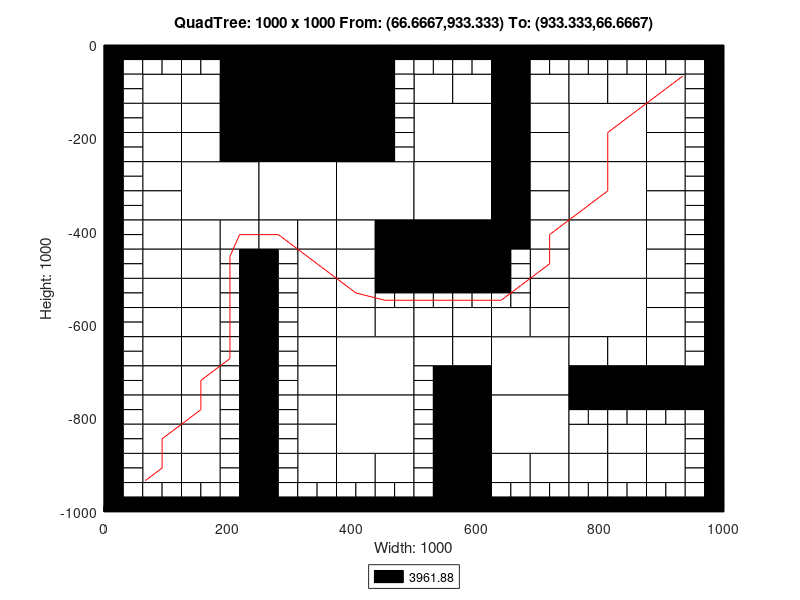

Here is the MATLAB script that generated this plot:
axis([0 1000 -1000 0]);
title('QuadTree: 1000 x 1000 From: (66.6667,933.333) To: (933.333,66.6667)');
xlabel('Width: 1000');
ylabel('Height: 1000');
rectangle('Position',[250 -125 125 125], 'FaceColor',[0 0 0]);
rectangle('Position',[250 -250 125 125], 'FaceColor',[0 0 0]);
rectangle('Position',[125 -375 125 125], 'FaceColor',[1 1 1]);
rectangle('Position',[250 -375 125 125], 'FaceColor',[1 1 1]);
rectangle('Position',[375 -375 125 125], 'FaceColor',[1 1 1]);
rectangle('Position',[500 -250 125 125], 'FaceColor',[1 1 1]);
rectangle('Position',[750 -250 125 125], 'FaceColor',[1 1 1]);
rectangle('Position',[500 -375 125 125], 'FaceColor',[1 1 1]);
rectangle('Position',[500 -500 125 125], 'FaceColor',[0 0 0]);
rectangle('Position',[750 -375 125 125], 'FaceColor',[1 1 1]);
rectangle('Position',[750 -500 125 125], 'FaceColor',[1 1 1]);
rectangle('Position',[375 -750 125 125], 'FaceColor',[1 1 1]);
rectangle('Position',[375 -875 125 125], 'FaceColor',[1 1 1]);
rectangle('Position',[625 -750 125 125], 'FaceColor',[1 1 1]);
rectangle('Position',[750 -625 125 125], 'FaceColor',[1 1 1]);
rectangle('Position',[625 -875 125 125], 'FaceColor',[1 1 1]);
rectangle('Position',[62.5 -125 62.5 62.5], 'FaceColor',[1 1 1]);
rectangle('Position',[187.5 -62.5 62.5 62.5], 'FaceColor',[0 0 0]);
rectangle('Position',[125 -125 62.5 62.5], 'FaceColor',[1 1 1]);
rectangle('Position',[187.5 -125 62.5 62.5], 'FaceColor',[0 0 0]);
rectangle('Position',[62.5 -187.5 62.5 62.5], 'FaceColor',[1 1 1]);
rectangle('Position',[62.5 -250 62.5 62.5], 'FaceColor',[1 1 1]);
rectangle('Position',[125 -187.5 62.5 62.5], 'FaceColor',[1 1 1]);
rectangle('Position',[187.5 -187.5 62.5 62.5], 'FaceColor',[0 0 0]);
rectangle('Position',[125 -250 62.5 62.5], 'FaceColor',[1 1 1]);
rectangle('Position',[187.5 -250 62.5 62.5], 'FaceColor',[0 0 0]);
rectangle('Position',[375 -62.5 62.5 62.5], 'FaceColor',[0 0 0]);
rectangle('Position',[375 -125 62.5 62.5], 'FaceColor',[0 0 0]);
rectangle('Position',[375 -187.5 62.5 62.5], 'FaceColor',[0 0 0]);
rectangle('Position',[375 -250 62.5 62.5], 'FaceColor',[0 0 0]);
rectangle('Position',[62.5 -312.5 62.5 62.5], 'FaceColor',[1 1 1]);
rectangle('Position',[62.5 -375 62.5 62.5], 'FaceColor',[1 1 1]);
rectangle('Position',[62.5 -437.5 62.5 62.5], 'FaceColor',[1 1 1]);
rectangle('Position',[62.5 -500 62.5 62.5], 'FaceColor',[1 1 1]);
rectangle('Position',[125 -437.5 62.5 62.5], 'FaceColor',[1 1 1]);
rectangle('Position',[187.5 -437.5 62.5 62.5], 'FaceColor',[1 1 1]);
rectangle('Position',[125 -500 62.5 62.5], 'FaceColor',[1 1 1]);
rectangle('Position',[250 -437.5 62.5 62.5], 'FaceColor',[1 1 1]);
rectangle('Position',[312.5 -437.5 62.5 62.5], 'FaceColor',[1 1 1]);
rectangle('Position',[312.5 -500 62.5 62.5], 'FaceColor',[1 1 1]);
rectangle('Position',[375 -437.5 62.5 62.5], 'FaceColor',[1 1 1]);
rectangle('Position',[437.5 -437.5 62.5 62.5], 'FaceColor',[0 0 0]);
rectangle('Position',[375 -500 62.5 62.5], 'FaceColor',[1 1 1]);
rectangle('Position',[437.5 -500 62.5 62.5], 'FaceColor',[0 0 0]);
rectangle('Position',[500 -125 62.5 62.5], 'FaceColor',[1 1 1]);
rectangle('Position',[562.5 -125 62.5 62.5], 'FaceColor',[1 1 1]);
rectangle('Position',[625 -62.5 62.5 62.5], 'FaceColor',[0 0 0]);
rectangle('Position',[625 -125 62.5 62.5], 'FaceColor',[0 0 0]);
rectangle('Position',[687.5 -125 62.5 62.5], 'FaceColor',[1 1 1]);
rectangle('Position',[625 -187.5 62.5 62.5], 'FaceColor',[0 0 0]);
rectangle('Position',[687.5 -187.5 62.5 62.5], 'FaceColor',[1 1 1]);
rectangle('Position',[625 -250 62.5 62.5], 'FaceColor',[0 0 0]);
rectangle('Position',[687.5 -250 62.5 62.5], 'FaceColor',[1 1 1]);
rectangle('Position',[750 -125 62.5 62.5], 'FaceColor',[1 1 1]);
rectangle('Position',[812.5 -125 62.5 62.5], 'FaceColor',[1 1 1]);
rectangle('Position',[875 -125 62.5 62.5], 'FaceColor',[1 1 1]);
rectangle('Position',[875 -187.5 62.5 62.5], 'FaceColor',[1 1 1]);
rectangle('Position',[875 -250 62.5 62.5], 'FaceColor',[1 1 1]);
rectangle('Position',[625 -312.5 62.5 62.5], 'FaceColor',[0 0 0]);
rectangle('Position',[687.5 -312.5 62.5 62.5], 'FaceColor',[1 1 1]);
rectangle('Position',[625 -375 62.5 62.5], 'FaceColor',[0 0 0]);
rectangle('Position',[687.5 -375 62.5 62.5], 'FaceColor',[1 1 1]);
rectangle('Position',[625 -437.5 62.5 62.5], 'FaceColor',[0 0 0]);
rectangle('Position',[687.5 -437.5 62.5 62.5], 'FaceColor',[1 1 1]);
rectangle('Position',[687.5 -500 62.5 62.5], 'FaceColor',[1 1 1]);
rectangle('Position',[875 -312.5 62.5 62.5], 'FaceColor',[1 1 1]);
rectangle('Position',[875 -375 62.5 62.5], 'FaceColor',[1 1 1]);
rectangle('Position',[875 -437.5 62.5 62.5], 'FaceColor',[1 1 1]);
rectangle('Position',[875 -500 62.5 62.5], 'FaceColor',[1 1 1]);
rectangle('Position',[62.5 -562.5 62.5 62.5], 'FaceColor',[1 1 1]);
rectangle('Position',[62.5 -625 62.5 62.5], 'FaceColor',[1 1 1]);
rectangle('Position',[125 -562.5 62.5 62.5], 'FaceColor',[1 1 1]);
rectangle('Position',[125 -625 62.5 62.5], 'FaceColor',[1 1 1]);
rectangle('Position',[62.5 -687.5 62.5 62.5], 'FaceColor',[1 1 1]);
rectangle('Position',[62.5 -750 62.5 62.5], 'FaceColor',[1 1 1]);
rectangle('Position',[125 -687.5 62.5 62.5], 'FaceColor',[1 1 1]);
rectangle('Position',[125 -750 62.5 62.5], 'FaceColor',[1 1 1]);
rectangle('Position',[312.5 -562.5 62.5 62.5], 'FaceColor',[1 1 1]);
rectangle('Position',[312.5 -625 62.5 62.5], 'FaceColor',[1 1 1]);
rectangle('Position',[375 -562.5 62.5 62.5], 'FaceColor',[1 1 1]);
rectangle('Position',[375 -625 62.5 62.5], 'FaceColor',[1 1 1]);
rectangle('Position',[437.5 -625 62.5 62.5], 'FaceColor',[1 1 1]);
rectangle('Position',[312.5 -687.5 62.5 62.5], 'FaceColor',[1 1 1]);
rectangle('Position',[312.5 -750 62.5 62.5], 'FaceColor',[1 1 1]);
rectangle('Position',[62.5 -812.5 62.5 62.5], 'FaceColor',[1 1 1]);
rectangle('Position',[62.5 -875 62.5 62.5], 'FaceColor',[1 1 1]);
rectangle('Position',[125 -812.5 62.5 62.5], 'FaceColor',[1 1 1]);
rectangle('Position',[125 -875 62.5 62.5], 'FaceColor',[1 1 1]);
rectangle('Position',[62.5 -937.5 62.5 62.5], 'FaceColor',[1 1 1]);
rectangle('Position',[125 -937.5 62.5 62.5], 'FaceColor',[1 1 1]);
rectangle('Position',[312.5 -812.5 62.5 62.5], 'FaceColor',[1 1 1]);
rectangle('Position',[312.5 -875 62.5 62.5], 'FaceColor',[1 1 1]);
rectangle('Position',[312.5 -937.5 62.5 62.5], 'FaceColor',[1 1 1]);
rectangle('Position',[375 -937.5 62.5 62.5], 'FaceColor',[1 1 1]);
rectangle('Position',[437.5 -937.5 62.5 62.5], 'FaceColor',[1 1 1]);
rectangle('Position',[500 -625 62.5 62.5], 'FaceColor',[1 1 1]);
rectangle('Position',[562.5 -625 62.5 62.5], 'FaceColor',[1 1 1]);
rectangle('Position',[687.5 -562.5 62.5 62.5], 'FaceColor',[1 1 1]);
rectangle('Position',[625 -625 62.5 62.5], 'FaceColor',[1 1 1]);
rectangle('Position',[687.5 -625 62.5 62.5], 'FaceColor',[1 1 1]);
rectangle('Position',[500 -687.5 62.5 62.5], 'FaceColor',[1 1 1]);
rectangle('Position',[562.5 -687.5 62.5 62.5], 'FaceColor',[1 1 1]);
rectangle('Position',[562.5 -750 62.5 62.5], 'FaceColor',[0 0 0]);
rectangle('Position',[875 -562.5 62.5 62.5], 'FaceColor',[1 1 1]);
rectangle('Position',[875 -625 62.5 62.5], 'FaceColor',[1 1 1]);
rectangle('Position',[750 -687.5 62.5 62.5], 'FaceColor',[1 1 1]);
rectangle('Position',[812.5 -687.5 62.5 62.5], 'FaceColor',[1 1 1]);
rectangle('Position',[750 -750 62.5 62.5], 'FaceColor',[0 0 0]);
rectangle('Position',[812.5 -750 62.5 62.5], 'FaceColor',[0 0 0]);
rectangle('Position',[875 -687.5 62.5 62.5], 'FaceColor',[1 1 1]);
rectangle('Position',[875 -750 62.5 62.5], 'FaceColor',[0 0 0]);
rectangle('Position',[937.5 -750 62.5 62.5], 'FaceColor',[0 0 0]);
rectangle('Position',[562.5 -812.5 62.5 62.5], 'FaceColor',[0 0 0]);
rectangle('Position',[562.5 -875 62.5 62.5], 'FaceColor',[0 0 0]);
rectangle('Position',[562.5 -937.5 62.5 62.5], 'FaceColor',[0 0 0]);
rectangle('Position',[562.5 -1000 62.5 62.5], 'FaceColor',[0 0 0]);
rectangle('Position',[625 -937.5 62.5 62.5], 'FaceColor',[1 1 1]);
rectangle('Position',[687.5 -937.5 62.5 62.5], 'FaceColor',[1 1 1]);
rectangle('Position',[750 -875 62.5 62.5], 'FaceColor',[1 1 1]);
rectangle('Position',[812.5 -875 62.5 62.5], 'FaceColor',[1 1 1]);
rectangle('Position',[875 -875 62.5 62.5], 'FaceColor',[1 1 1]);
rectangle('Position',[750 -937.5 62.5 62.5], 'FaceColor',[1 1 1]);
rectangle('Position',[812.5 -937.5 62.5 62.5], 'FaceColor',[1 1 1]);
rectangle('Position',[875 -937.5 62.5 62.5], 'FaceColor',[1 1 1]);
rectangle('Position',[0 -31.25 31.25 31.25], 'FaceColor',[0 0 0]);
rectangle('Position',[31.25 -31.25 31.25 31.25], 'FaceColor',[0 0 0]);
rectangle('Position',[0 -62.5 31.25 31.25], 'FaceColor',[0 0 0]);
rectangle('Position',[31.25 -62.5 31.25 31.25], 'FaceColor',[1 1 1]);
rectangle('Position',[62.5 -31.25 31.25 31.25], 'FaceColor',[0 0 0]);
rectangle('Position',[93.75 -31.25 31.25 31.25], 'FaceColor',[0 0 0]);
rectangle('Position',[62.5 -62.5 31.25 31.25], 'FaceColor',[1 1 1]);
rectangle('Position',[93.75 -62.5 31.25 31.25], 'FaceColor',[1 1 1]);
rectangle('Position',[0 -93.75 31.25 31.25], 'FaceColor',[0 0 0]);
rectangle('Position',[31.25 -93.75 31.25 31.25], 'FaceColor',[1 1 1]);
rectangle('Position',[0 -125 31.25 31.25], 'FaceColor',[0 0 0]);
rectangle('Position',[31.25 -125 31.25 31.25], 'FaceColor',[1 1 1]);
rectangle('Position',[125 -31.25 31.25 31.25], 'FaceColor',[0 0 0]);
rectangle('Position',[156.25 -31.25 31.25 31.25], 'FaceColor',[0 0 0]);
rectangle('Position',[125 -62.5 31.25 31.25], 'FaceColor',[1 1 1]);
rectangle('Position',[156.25 -62.5 31.25 31.25], 'FaceColor',[1 1 1]);
rectangle('Position',[0 -156.25 31.25 31.25], 'FaceColor',[0 0 0]);
rectangle('Position',[31.25 -156.25 31.25 31.25], 'FaceColor',[1 1 1]);
rectangle('Position',[0 -187.5 31.25 31.25], 'FaceColor',[0 0 0]);
rectangle('Position',[31.25 -187.5 31.25 31.25], 'FaceColor',[1 1 1]);
rectangle('Position',[0 -218.75 31.25 31.25], 'FaceColor',[0 0 0]);
rectangle('Position',[31.25 -218.75 31.25 31.25], 'FaceColor',[1 1 1]);
rectangle('Position',[0 -250 31.25 31.25], 'FaceColor',[0 0 0]);
rectangle('Position',[31.25 -250 31.25 31.25], 'FaceColor',[1 1 1]);
rectangle('Position',[437.5 -31.25 31.25 31.25], 'FaceColor',[0 0 0]);
rectangle('Position',[468.75 -31.25 31.25 31.25], 'FaceColor',[0 0 0]);
rectangle('Position',[437.5 -62.5 31.25 31.25], 'FaceColor',[0 0 0]);
rectangle('Position',[468.75 -62.5 31.25 31.25], 'FaceColor',[1 1 1]);
rectangle('Position',[437.5 -93.75 31.25 31.25], 'FaceColor',[0 0 0]);
rectangle('Position',[468.75 -93.75 31.25 31.25], 'FaceColor',[1 1 1]);
rectangle('Position',[437.5 -125 31.25 31.25], 'FaceColor',[0 0 0]);
rectangle('Position',[468.75 -125 31.25 31.25], 'FaceColor',[1 1 1]);
rectangle('Position',[437.5 -156.25 31.25 31.25], 'FaceColor',[0 0 0]);
rectangle('Position',[468.75 -156.25 31.25 31.25], 'FaceColor',[1 1 1]);
rectangle('Position',[437.5 -187.5 31.25 31.25], 'FaceColor',[0 0 0]);
rectangle('Position',[468.75 -187.5 31.25 31.25], 'FaceColor',[1 1 1]);
rectangle('Position',[437.5 -218.75 31.25 31.25], 'FaceColor',[0 0 0]);
rectangle('Position',[468.75 -218.75 31.25 31.25], 'FaceColor',[1 1 1]);
rectangle('Position',[437.5 -250 31.25 31.25], 'FaceColor',[0 0 0]);
rectangle('Position',[468.75 -250 31.25 31.25], 'FaceColor',[1 1 1]);
rectangle('Position',[0 -281.25 31.25 31.25], 'FaceColor',[0 0 0]);
rectangle('Position',[31.25 -281.25 31.25 31.25], 'FaceColor',[1 1 1]);
rectangle('Position',[0 -312.5 31.25 31.25], 'FaceColor',[0 0 0]);
rectangle('Position',[31.25 -312.5 31.25 31.25], 'FaceColor',[1 1 1]);
rectangle('Position',[0 -343.75 31.25 31.25], 'FaceColor',[0 0 0]);
rectangle('Position',[31.25 -343.75 31.25 31.25], 'FaceColor',[1 1 1]);
rectangle('Position',[0 -375 31.25 31.25], 'FaceColor',[0 0 0]);
rectangle('Position',[31.25 -375 31.25 31.25], 'FaceColor',[1 1 1]);
rectangle('Position',[0 -406.25 31.25 31.25], 'FaceColor',[0 0 0]);
rectangle('Position',[31.25 -406.25 31.25 31.25], 'FaceColor',[1 1 1]);
rectangle('Position',[0 -437.5 31.25 31.25], 'FaceColor',[0 0 0]);
rectangle('Position',[31.25 -437.5 31.25 31.25], 'FaceColor',[1 1 1]);
rectangle('Position',[0 -468.75 31.25 31.25], 'FaceColor',[0 0 0]);
rectangle('Position',[31.25 -468.75 31.25 31.25], 'FaceColor',[1 1 1]);
rectangle('Position',[0 -500 31.25 31.25], 'FaceColor',[0 0 0]);
rectangle('Position',[31.25 -500 31.25 31.25], 'FaceColor',[1 1 1]);
rectangle('Position',[187.5 -468.75 31.25 31.25], 'FaceColor',[1 1 1]);
rectangle('Position',[218.75 -468.75 31.25 31.25], 'FaceColor',[0 0 0]);
rectangle('Position',[187.5 -500 31.25 31.25], 'FaceColor',[1 1 1]);
rectangle('Position',[218.75 -500 31.25 31.25], 'FaceColor',[0 0 0]);
rectangle('Position',[250 -468.75 31.25 31.25], 'FaceColor',[0 0 0]);
rectangle('Position',[281.25 -468.75 31.25 31.25], 'FaceColor',[1 1 1]);
rectangle('Position',[250 -500 31.25 31.25], 'FaceColor',[0 0 0]);
rectangle('Position',[281.25 -500 31.25 31.25], 'FaceColor',[1 1 1]);
rectangle('Position',[500 -31.25 31.25 31.25], 'FaceColor',[0 0 0]);
rectangle('Position',[531.25 -31.25 31.25 31.25], 'FaceColor',[0 0 0]);
rectangle('Position',[500 -62.5 31.25 31.25], 'FaceColor',[1 1 1]);
rectangle('Position',[531.25 -62.5 31.25 31.25], 'FaceColor',[1 1 1]);
rectangle('Position',[562.5 -31.25 31.25 31.25], 'FaceColor',[0 0 0]);
rectangle('Position',[593.75 -31.25 31.25 31.25], 'FaceColor',[0 0 0]);
rectangle('Position',[562.5 -62.5 31.25 31.25], 'FaceColor',[1 1 1]);
rectangle('Position',[593.75 -62.5 31.25 31.25], 'FaceColor',[1 1 1]);
rectangle('Position',[687.5 -31.25 31.25 31.25], 'FaceColor',[0 0 0]);
rectangle('Position',[718.75 -31.25 31.25 31.25], 'FaceColor',[0 0 0]);
rectangle('Position',[687.5 -62.5 31.25 31.25], 'FaceColor',[1 1 1]);
rectangle('Position',[718.75 -62.5 31.25 31.25], 'FaceColor',[1 1 1]);
rectangle('Position',[750 -31.25 31.25 31.25], 'FaceColor',[0 0 0]);
rectangle('Position',[781.25 -31.25 31.25 31.25], 'FaceColor',[0 0 0]);
rectangle('Position',[750 -62.5 31.25 31.25], 'FaceColor',[1 1 1]);
rectangle('Position',[781.25 -62.5 31.25 31.25], 'FaceColor',[1 1 1]);
rectangle('Position',[812.5 -31.25 31.25 31.25], 'FaceColor',[0 0 0]);
rectangle('Position',[843.75 -31.25 31.25 31.25], 'FaceColor',[0 0 0]);
rectangle('Position',[812.5 -62.5 31.25 31.25], 'FaceColor',[1 1 1]);
rectangle('Position',[843.75 -62.5 31.25 31.25], 'FaceColor',[1 1 1]);
rectangle('Position',[875 -31.25 31.25 31.25], 'FaceColor',[0 0 0]);
rectangle('Position',[906.25 -31.25 31.25 31.25], 'FaceColor',[0 0 0]);
rectangle('Position',[875 -62.5 31.25 31.25], 'FaceColor',[1 1 1]);
rectangle('Position',[906.25 -62.5 31.25 31.25], 'FaceColor',[1 1 1]);
rectangle('Position',[937.5 -31.25 31.25 31.25], 'FaceColor',[0 0 0]);
rectangle('Position',[968.75 -31.25 31.25 31.25], 'FaceColor',[0 0 0]);
rectangle('Position',[937.5 -62.5 31.25 31.25], 'FaceColor',[1 1 1]);
rectangle('Position',[968.75 -62.5 31.25 31.25], 'FaceColor',[0 0 0]);
rectangle('Position',[937.5 -93.75 31.25 31.25], 'FaceColor',[1 1 1]);
rectangle('Position',[968.75 -93.75 31.25 31.25], 'FaceColor',[0 0 0]);
rectangle('Position',[937.5 -125 31.25 31.25], 'FaceColor',[1 1 1]);
rectangle('Position',[968.75 -125 31.25 31.25], 'FaceColor',[0 0 0]);
rectangle('Position',[937.5 -156.25 31.25 31.25], 'FaceColor',[1 1 1]);
rectangle('Position',[968.75 -156.25 31.25 31.25], 'FaceColor',[0 0 0]);
rectangle('Position',[937.5 -187.5 31.25 31.25], 'FaceColor',[1 1 1]);
rectangle('Position',[968.75 -187.5 31.25 31.25], 'FaceColor',[0 0 0]);
rectangle('Position',[937.5 -218.75 31.25 31.25], 'FaceColor',[1 1 1]);
rectangle('Position',[968.75 -218.75 31.25 31.25], 'FaceColor',[0 0 0]);
rectangle('Position',[937.5 -250 31.25 31.25], 'FaceColor',[1 1 1]);
rectangle('Position',[968.75 -250 31.25 31.25], 'FaceColor',[0 0 0]);
rectangle('Position',[625 -468.75 31.25 31.25], 'FaceColor',[0 0 0]);
rectangle('Position',[656.25 -468.75 31.25 31.25], 'FaceColor',[1 1 1]);
rectangle('Position',[625 -500 31.25 31.25], 'FaceColor',[0 0 0]);
rectangle('Position',[656.25 -500 31.25 31.25], 'FaceColor',[1 1 1]);
rectangle('Position',[937.5 -281.25 31.25 31.25], 'FaceColor',[1 1 1]);
rectangle('Position',[968.75 -281.25 31.25 31.25], 'FaceColor',[0 0 0]);
rectangle('Position',[937.5 -312.5 31.25 31.25], 'FaceColor',[1 1 1]);
rectangle('Position',[968.75 -312.5 31.25 31.25], 'FaceColor',[0 0 0]);
rectangle('Position',[937.5 -343.75 31.25 31.25], 'FaceColor',[1 1 1]);
rectangle('Position',[968.75 -343.75 31.25 31.25], 'FaceColor',[0 0 0]);
rectangle('Position',[937.5 -375 31.25 31.25], 'FaceColor',[1 1 1]);
rectangle('Position',[968.75 -375 31.25 31.25], 'FaceColor',[0 0 0]);
rectangle('Position',[937.5 -406.25 31.25 31.25], 'FaceColor',[1 1 1]);
rectangle('Position',[968.75 -406.25 31.25 31.25], 'FaceColor',[0 0 0]);
rectangle('Position',[937.5 -437.5 31.25 31.25], 'FaceColor',[1 1 1]);
rectangle('Position',[968.75 -437.5 31.25 31.25], 'FaceColor',[0 0 0]);
rectangle('Position',[937.5 -468.75 31.25 31.25], 'FaceColor',[1 1 1]);
rectangle('Position',[968.75 -468.75 31.25 31.25], 'FaceColor',[0 0 0]);
rectangle('Position',[937.5 -500 31.25 31.25], 'FaceColor',[1 1 1]);
rectangle('Position',[968.75 -500 31.25 31.25], 'FaceColor',[0 0 0]);
rectangle('Position',[0 -531.25 31.25 31.25], 'FaceColor',[0 0 0]);
rectangle('Position',[31.25 -531.25 31.25 31.25], 'FaceColor',[1 1 1]);
rectangle('Position',[0 -562.5 31.25 31.25], 'FaceColor',[0 0 0]);
rectangle('Position',[31.25 -562.5 31.25 31.25], 'FaceColor',[1 1 1]);
rectangle('Position',[0 -593.75 31.25 31.25], 'FaceColor',[0 0 0]);
rectangle('Position',[31.25 -593.75 31.25 31.25], 'FaceColor',[1 1 1]);
rectangle('Position',[0 -625 31.25 31.25], 'FaceColor',[0 0 0]);
rectangle('Position',[31.25 -625 31.25 31.25], 'FaceColor',[1 1 1]);
rectangle('Position',[187.5 -531.25 31.25 31.25], 'FaceColor',[1 1 1]);
rectangle('Position',[218.75 -531.25 31.25 31.25], 'FaceColor',[0 0 0]);
rectangle('Position',[187.5 -562.5 31.25 31.25], 'FaceColor',[1 1 1]);
rectangle('Position',[218.75 -562.5 31.25 31.25], 'FaceColor',[0 0 0]);
rectangle('Position',[187.5 -593.75 31.25 31.25], 'FaceColor',[1 1 1]);
rectangle('Position',[218.75 -593.75 31.25 31.25], 'FaceColor',[0 0 0]);
rectangle('Position',[187.5 -625 31.25 31.25], 'FaceColor',[1 1 1]);
rectangle('Position',[218.75 -625 31.25 31.25], 'FaceColor',[0 0 0]);
rectangle('Position',[0 -656.25 31.25 31.25], 'FaceColor',[0 0 0]);
rectangle('Position',[31.25 -656.25 31.25 31.25], 'FaceColor',[1 1 1]);
rectangle('Position',[0 -687.5 31.25 31.25], 'FaceColor',[0 0 0]);
rectangle('Position',[31.25 -687.5 31.25 31.25], 'FaceColor',[1 1 1]);
rectangle('Position',[0 -718.75 31.25 31.25], 'FaceColor',[0 0 0]);
rectangle('Position',[31.25 -718.75 31.25 31.25], 'FaceColor',[1 1 1]);
rectangle('Position',[0 -750 31.25 31.25], 'FaceColor',[0 0 0]);
rectangle('Position',[31.25 -750 31.25 31.25], 'FaceColor',[1 1 1]);
rectangle('Position',[187.5 -656.25 31.25 31.25], 'FaceColor',[1 1 1]);
rectangle('Position',[218.75 -656.25 31.25 31.25], 'FaceColor',[0 0 0]);
rectangle('Position',[187.5 -687.5 31.25 31.25], 'FaceColor',[1 1 1]);
rectangle('Position',[218.75 -687.5 31.25 31.25], 'FaceColor',[0 0 0]);
rectangle('Position',[187.5 -718.75 31.25 31.25], 'FaceColor',[1 1 1]);
rectangle('Position',[218.75 -718.75 31.25 31.25], 'FaceColor',[0 0 0]);
rectangle('Position',[187.5 -750 31.25 31.25], 'FaceColor',[1 1 1]);
rectangle('Position',[218.75 -750 31.25 31.25], 'FaceColor',[0 0 0]);
rectangle('Position',[250 -531.25 31.25 31.25], 'FaceColor',[0 0 0]);
rectangle('Position',[281.25 -531.25 31.25 31.25], 'FaceColor',[1 1 1]);
rectangle('Position',[250 -562.5 31.25 31.25], 'FaceColor',[0 0 0]);
rectangle('Position',[281.25 -562.5 31.25 31.25], 'FaceColor',[1 1 1]);
rectangle('Position',[250 -593.75 31.25 31.25], 'FaceColor',[0 0 0]);
rectangle('Position',[281.25 -593.75 31.25 31.25], 'FaceColor',[1 1 1]);
rectangle('Position',[250 -625 31.25 31.25], 'FaceColor',[0 0 0]);
rectangle('Position',[281.25 -625 31.25 31.25], 'FaceColor',[1 1 1]);
rectangle('Position',[437.5 -531.25 31.25 31.25], 'FaceColor',[0 0 0]);
rectangle('Position',[468.75 -531.25 31.25 31.25], 'FaceColor',[0 0 0]);
rectangle('Position',[437.5 -562.5 31.25 31.25], 'FaceColor',[1 1 1]);
rectangle('Position',[468.75 -562.5 31.25 31.25], 'FaceColor',[1 1 1]);
rectangle('Position',[250 -656.25 31.25 31.25], 'FaceColor',[0 0 0]);
rectangle('Position',[281.25 -656.25 31.25 31.25], 'FaceColor',[1 1 1]);
rectangle('Position',[250 -687.5 31.25 31.25], 'FaceColor',[0 0 0]);
rectangle('Position',[281.25 -687.5 31.25 31.25], 'FaceColor',[1 1 1]);
rectangle('Position',[250 -718.75 31.25 31.25], 'FaceColor',[0 0 0]);
rectangle('Position',[281.25 -718.75 31.25 31.25], 'FaceColor',[1 1 1]);
rectangle('Position',[250 -750 31.25 31.25], 'FaceColor',[0 0 0]);
rectangle('Position',[281.25 -750 31.25 31.25], 'FaceColor',[1 1 1]);
rectangle('Position',[0 -781.25 31.25 31.25], 'FaceColor',[0 0 0]);
rectangle('Position',[31.25 -781.25 31.25 31.25], 'FaceColor',[1 1 1]);
rectangle('Position',[0 -812.5 31.25 31.25], 'FaceColor',[0 0 0]);
rectangle('Position',[31.25 -812.5 31.25 31.25], 'FaceColor',[1 1 1]);
rectangle('Position',[0 -843.75 31.25 31.25], 'FaceColor',[0 0 0]);
rectangle('Position',[31.25 -843.75 31.25 31.25], 'FaceColor',[1 1 1]);
rectangle('Position',[0 -875 31.25 31.25], 'FaceColor',[0 0 0]);
rectangle('Position',[31.25 -875 31.25 31.25], 'FaceColor',[1 1 1]);
rectangle('Position',[187.5 -781.25 31.25 31.25], 'FaceColor',[1 1 1]);
rectangle('Position',[218.75 -781.25 31.25 31.25], 'FaceColor',[0 0 0]);
rectangle('Position',[187.5 -812.5 31.25 31.25], 'FaceColor',[1 1 1]);
rectangle('Position',[218.75 -812.5 31.25 31.25], 'FaceColor',[0 0 0]);
rectangle('Position',[187.5 -843.75 31.25 31.25], 'FaceColor',[1 1 1]);
rectangle('Position',[218.75 -843.75 31.25 31.25], 'FaceColor',[0 0 0]);
rectangle('Position',[187.5 -875 31.25 31.25], 'FaceColor',[1 1 1]);
rectangle('Position',[218.75 -875 31.25 31.25], 'FaceColor',[0 0 0]);
rectangle('Position',[0 -906.25 31.25 31.25], 'FaceColor',[0 0 0]);
rectangle('Position',[31.25 -906.25 31.25 31.25], 'FaceColor',[1 1 1]);
rectangle('Position',[0 -937.5 31.25 31.25], 'FaceColor',[0 0 0]);
rectangle('Position',[31.25 -937.5 31.25 31.25], 'FaceColor',[1 1 1]);
rectangle('Position',[0 -968.75 31.25 31.25], 'FaceColor',[0 0 0]);
rectangle('Position',[31.25 -968.75 31.25 31.25], 'FaceColor',[1 1 1]);
rectangle('Position',[0 -1000 31.25 31.25], 'FaceColor',[0 0 0]);
rectangle('Position',[31.25 -1000 31.25 31.25], 'FaceColor',[0 0 0]);
rectangle('Position',[62.5 -968.75 31.25 31.25], 'FaceColor',[1 1 1]);
rectangle('Position',[93.75 -968.75 31.25 31.25], 'FaceColor',[1 1 1]);
rectangle('Position',[62.5 -1000 31.25 31.25], 'FaceColor',[0 0 0]);
rectangle('Position',[93.75 -1000 31.25 31.25], 'FaceColor',[0 0 0]);
rectangle('Position',[187.5 -906.25 31.25 31.25], 'FaceColor',[1 1 1]);
rectangle('Position',[218.75 -906.25 31.25 31.25], 'FaceColor',[0 0 0]);
rectangle('Position',[187.5 -937.5 31.25 31.25], 'FaceColor',[1 1 1]);
rectangle('Position',[218.75 -937.5 31.25 31.25], 'FaceColor',[0 0 0]);
rectangle('Position',[125 -968.75 31.25 31.25], 'FaceColor',[1 1 1]);
rectangle('Position',[156.25 -968.75 31.25 31.25], 'FaceColor',[1 1 1]);
rectangle('Position',[125 -1000 31.25 31.25], 'FaceColor',[0 0 0]);
rectangle('Position',[156.25 -1000 31.25 31.25], 'FaceColor',[0 0 0]);
rectangle('Position',[187.5 -968.75 31.25 31.25], 'FaceColor',[1 1 1]);
rectangle('Position',[218.75 -968.75 31.25 31.25], 'FaceColor',[0 0 0]);
rectangle('Position',[187.5 -1000 31.25 31.25], 'FaceColor',[0 0 0]);
rectangle('Position',[218.75 -1000 31.25 31.25], 'FaceColor',[0 0 0]);
rectangle('Position',[250 -781.25 31.25 31.25], 'FaceColor',[0 0 0]);
rectangle('Position',[281.25 -781.25 31.25 31.25], 'FaceColor',[1 1 1]);
rectangle('Position',[250 -812.5 31.25 31.25], 'FaceColor',[0 0 0]);
rectangle('Position',[281.25 -812.5 31.25 31.25], 'FaceColor',[1 1 1]);
rectangle('Position',[250 -843.75 31.25 31.25], 'FaceColor',[0 0 0]);
rectangle('Position',[281.25 -843.75 31.25 31.25], 'FaceColor',[1 1 1]);
rectangle('Position',[250 -875 31.25 31.25], 'FaceColor',[0 0 0]);
rectangle('Position',[281.25 -875 31.25 31.25], 'FaceColor',[1 1 1]);
rectangle('Position',[250 -906.25 31.25 31.25], 'FaceColor',[0 0 0]);
rectangle('Position',[281.25 -906.25 31.25 31.25], 'FaceColor',[1 1 1]);
rectangle('Position',[250 -937.5 31.25 31.25], 'FaceColor',[0 0 0]);
rectangle('Position',[281.25 -937.5 31.25 31.25], 'FaceColor',[1 1 1]);
rectangle('Position',[250 -968.75 31.25 31.25], 'FaceColor',[0 0 0]);
rectangle('Position',[281.25 -968.75 31.25 31.25], 'FaceColor',[1 1 1]);
rectangle('Position',[250 -1000 31.25 31.25], 'FaceColor',[0 0 0]);
rectangle('Position',[281.25 -1000 31.25 31.25], 'FaceColor',[0 0 0]);
rectangle('Position',[312.5 -968.75 31.25 31.25], 'FaceColor',[1 1 1]);
rectangle('Position',[343.75 -968.75 31.25 31.25], 'FaceColor',[1 1 1]);
rectangle('Position',[312.5 -1000 31.25 31.25], 'FaceColor',[0 0 0]);
rectangle('Position',[343.75 -1000 31.25 31.25], 'FaceColor',[0 0 0]);
rectangle('Position',[375 -968.75 31.25 31.25], 'FaceColor',[1 1 1]);
rectangle('Position',[406.25 -968.75 31.25 31.25], 'FaceColor',[1 1 1]);
rectangle('Position',[375 -1000 31.25 31.25], 'FaceColor',[0 0 0]);
rectangle('Position',[406.25 -1000 31.25 31.25], 'FaceColor',[0 0 0]);
rectangle('Position',[437.5 -968.75 31.25 31.25], 'FaceColor',[1 1 1]);
rectangle('Position',[468.75 -968.75 31.25 31.25], 'FaceColor',[1 1 1]);
rectangle('Position',[437.5 -1000 31.25 31.25], 'FaceColor',[0 0 0]);
rectangle('Position',[468.75 -1000 31.25 31.25], 'FaceColor',[0 0 0]);
rectangle('Position',[500 -531.25 31.25 31.25], 'FaceColor',[0 0 0]);
rectangle('Position',[531.25 -531.25 31.25 31.25], 'FaceColor',[0 0 0]);
rectangle('Position',[500 -562.5 31.25 31.25], 'FaceColor',[1 1 1]);
rectangle('Position',[531.25 -562.5 31.25 31.25], 'FaceColor',[1 1 1]);
rectangle('Position',[562.5 -531.25 31.25 31.25], 'FaceColor',[0 0 0]);
rectangle('Position',[593.75 -531.25 31.25 31.25], 'FaceColor',[0 0 0]);
rectangle('Position',[562.5 -562.5 31.25 31.25], 'FaceColor',[1 1 1]);
rectangle('Position',[593.75 -562.5 31.25 31.25], 'FaceColor',[1 1 1]);
rectangle('Position',[625 -531.25 31.25 31.25], 'FaceColor',[0 0 0]);
rectangle('Position',[656.25 -531.25 31.25 31.25], 'FaceColor',[1 1 1]);
rectangle('Position',[625 -562.5 31.25 31.25], 'FaceColor',[1 1 1]);
rectangle('Position',[656.25 -562.5 31.25 31.25], 'FaceColor',[1 1 1]);
rectangle('Position',[500 -718.75 31.25 31.25], 'FaceColor',[1 1 1]);
rectangle('Position',[531.25 -718.75 31.25 31.25], 'FaceColor',[0 0 0]);
rectangle('Position',[500 -750 31.25 31.25], 'FaceColor',[1 1 1]);
rectangle('Position',[531.25 -750 31.25 31.25], 'FaceColor',[0 0 0]);
rectangle('Position',[937.5 -531.25 31.25 31.25], 'FaceColor',[1 1 1]);
rectangle('Position',[968.75 -531.25 31.25 31.25], 'FaceColor',[0 0 0]);
rectangle('Position',[937.5 -562.5 31.25 31.25], 'FaceColor',[1 1 1]);
rectangle('Position',[968.75 -562.5 31.25 31.25], 'FaceColor',[0 0 0]);
rectangle('Position',[937.5 -593.75 31.25 31.25], 'FaceColor',[1 1 1]);
rectangle('Position',[968.75 -593.75 31.25 31.25], 'FaceColor',[0 0 0]);
rectangle('Position',[937.5 -625 31.25 31.25], 'FaceColor',[1 1 1]);
rectangle('Position',[968.75 -625 31.25 31.25], 'FaceColor',[0 0 0]);
rectangle('Position',[937.5 -656.25 31.25 31.25], 'FaceColor',[1 1 1]);
rectangle('Position',[968.75 -656.25 31.25 31.25], 'FaceColor',[0 0 0]);
rectangle('Position',[937.5 -687.5 31.25 31.25], 'FaceColor',[1 1 1]);
rectangle('Position',[968.75 -687.5 31.25 31.25], 'FaceColor',[0 0 0]);
rectangle('Position',[500 -781.25 31.25 31.25], 'FaceColor',[1 1 1]);
rectangle('Position',[531.25 -781.25 31.25 31.25], 'FaceColor',[0 0 0]);
rectangle('Position',[500 -812.5 31.25 31.25], 'FaceColor',[1 1 1]);
rectangle('Position',[531.25 -812.5 31.25 31.25], 'FaceColor',[0 0 0]);
rectangle('Position',[500 -843.75 31.25 31.25], 'FaceColor',[1 1 1]);
rectangle('Position',[531.25 -843.75 31.25 31.25], 'FaceColor',[0 0 0]);
rectangle('Position',[500 -875 31.25 31.25], 'FaceColor',[1 1 1]);
rectangle('Position',[531.25 -875 31.25 31.25], 'FaceColor',[0 0 0]);
rectangle('Position',[500 -906.25 31.25 31.25], 'FaceColor',[1 1 1]);
rectangle('Position',[531.25 -906.25 31.25 31.25], 'FaceColor',[0 0 0]);
rectangle('Position',[500 -937.5 31.25 31.25], 'FaceColor',[1 1 1]);
rectangle('Position',[531.25 -937.5 31.25 31.25], 'FaceColor',[0 0 0]);
rectangle('Position',[500 -968.75 31.25 31.25], 'FaceColor',[1 1 1]);
rectangle('Position',[531.25 -968.75 31.25 31.25], 'FaceColor',[0 0 0]);
rectangle('Position',[500 -1000 31.25 31.25], 'FaceColor',[0 0 0]);
rectangle('Position',[531.25 -1000 31.25 31.25], 'FaceColor',[0 0 0]);
rectangle('Position',[625 -968.75 31.25 31.25], 'FaceColor',[1 1 1]);
rectangle('Position',[656.25 -968.75 31.25 31.25], 'FaceColor',[1 1 1]);
rectangle('Position',[625 -1000 31.25 31.25], 'FaceColor',[0 0 0]);
rectangle('Position',[656.25 -1000 31.25 31.25], 'FaceColor',[0 0 0]);
rectangle('Position',[687.5 -968.75 31.25 31.25], 'FaceColor',[1 1 1]);
rectangle('Position',[718.75 -968.75 31.25 31.25], 'FaceColor',[1 1 1]);
rectangle('Position',[687.5 -1000 31.25 31.25], 'FaceColor',[0 0 0]);
rectangle('Position',[718.75 -1000 31.25 31.25], 'FaceColor',[0 0 0]);
rectangle('Position',[750 -781.25 31.25 31.25], 'FaceColor',[0 0 0]);
rectangle('Position',[781.25 -781.25 31.25 31.25], 'FaceColor',[0 0 0]);
rectangle('Position',[750 -812.5 31.25 31.25], 'FaceColor',[1 1 1]);
rectangle('Position',[781.25 -812.5 31.25 31.25], 'FaceColor',[1 1 1]);
rectangle('Position',[812.5 -781.25 31.25 31.25], 'FaceColor',[0 0 0]);
rectangle('Position',[843.75 -781.25 31.25 31.25], 'FaceColor',[0 0 0]);
rectangle('Position',[812.5 -812.5 31.25 31.25], 'FaceColor',[1 1 1]);
rectangle('Position',[843.75 -812.5 31.25 31.25], 'FaceColor',[1 1 1]);
rectangle('Position',[875 -781.25 31.25 31.25], 'FaceColor',[0 0 0]);
rectangle('Position',[906.25 -781.25 31.25 31.25], 'FaceColor',[0 0 0]);
rectangle('Position',[875 -812.5 31.25 31.25], 'FaceColor',[1 1 1]);
rectangle('Position',[906.25 -812.5 31.25 31.25], 'FaceColor',[1 1 1]);
rectangle('Position',[937.5 -781.25 31.25 31.25], 'FaceColor',[0 0 0]);
rectangle('Position',[968.75 -781.25 31.25 31.25], 'FaceColor',[0 0 0]);
rectangle('Position',[937.5 -812.5 31.25 31.25], 'FaceColor',[1 1 1]);
rectangle('Position',[968.75 -812.5 31.25 31.25], 'FaceColor',[0 0 0]);
rectangle('Position',[937.5 -843.75 31.25 31.25], 'FaceColor',[1 1 1]);
rectangle('Position',[968.75 -843.75 31.25 31.25], 'FaceColor',[0 0 0]);
rectangle('Position',[937.5 -875 31.25 31.25], 'FaceColor',[1 1 1]);
rectangle('Position',[968.75 -875 31.25 31.25], 'FaceColor',[0 0 0]);
rectangle('Position',[750 -968.75 31.25 31.25], 'FaceColor',[1 1 1]);
rectangle('Position',[781.25 -968.75 31.25 31.25], 'FaceColor',[1 1 1]);
rectangle('Position',[750 -1000 31.25 31.25], 'FaceColor',[0 0 0]);
rectangle('Position',[781.25 -1000 31.25 31.25], 'FaceColor',[0 0 0]);
rectangle('Position',[812.5 -968.75 31.25 31.25], 'FaceColor',[1 1 1]);
rectangle('Position',[843.75 -968.75 31.25 31.25], 'FaceColor',[1 1 1]);
rectangle('Position',[812.5 -1000 31.25 31.25], 'FaceColor',[0 0 0]);
rectangle('Position',[843.75 -1000 31.25 31.25], 'FaceColor',[0 0 0]);
rectangle('Position',[937.5 -906.25 31.25 31.25], 'FaceColor',[1 1 1]);
rectangle('Position',[968.75 -906.25 31.25 31.25], 'FaceColor',[0 0 0]);
rectangle('Position',[937.5 -937.5 31.25 31.25], 'FaceColor',[1 1 1]);
rectangle('Position',[968.75 -937.5 31.25 31.25], 'FaceColor',[0 0 0]);
rectangle('Position',[875 -968.75 31.25 31.25], 'FaceColor',[1 1 1]);
rectangle('Position',[906.25 -968.75 31.25 31.25], 'FaceColor',[1 1 1]);
rectangle('Position',[875 -1000 31.25 31.25], 'FaceColor',[0 0 0]);
rectangle('Position',[906.25 -1000 31.25 31.25], 'FaceColor',[0 0 0]);
rectangle('Position',[937.5 -968.75 31.25 31.25], 'FaceColor',[1 1 1]);
rectangle('Position',[968.75 -968.75 31.25 31.25], 'FaceColor',[0 0 0]);
rectangle('Position',[937.5 -1000 31.25 31.25], 'FaceColor',[0 0 0]);
rectangle('Position',[968.75 -1000 31.25 31.25], 'FaceColor',[0 0 0]);
X=[933.333,906.25,812.5,812.5,718.75,718.75,671.875,640.625,609.375,578.125,546.875,515.625,484.375,453.125,406.25,343.75,281.25,218.75,203.125,203.125,203.125,203.125,203.125,203.125,203.125,203.125,156.25,156.25,93.75,93.75,66.6667];
Y=[-66.6667,-93.75,-187.5,-312.5,-406.25,-468.75,-515.625,-546.875,-546.875,-546.875,-546.875,-546.875,-546.875,-546.875,-531.25,-468.75,-406.25,-406.25,-453.125,-484.375,-515.625,-546.875,-578.125,-609.375,-640.625,-671.875,-718.75,-781.25,-843.75,-906.25,-933.333];
hold on;
plot(X,Y,'r');
legend('3961.88','Location','southoutside');
